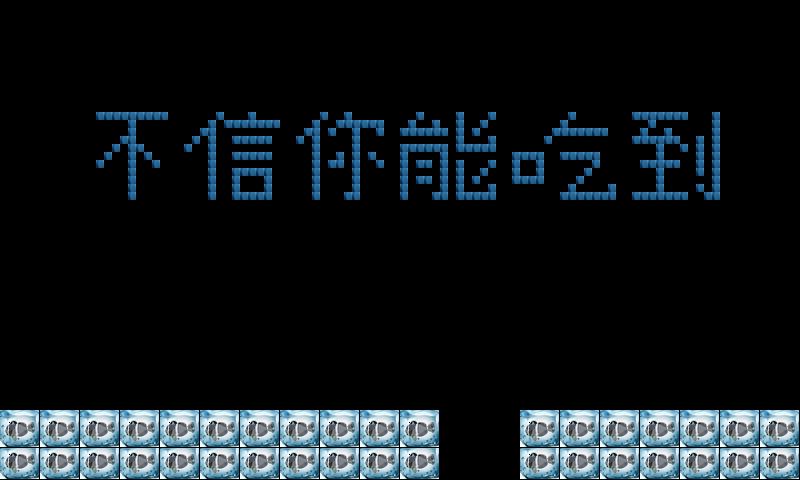

Rendered tile map (Tiled .tmx) drawn with the repository's tilesets; below, a short description and the map source with its tile grids summarised:
An orthogonal 100x60 tile map with 8x8 px tiles, 1 tile layer (a).

<map version="1.0" orientation="orthogonal" width="100" height="60" tilewidth="8" tileheight="8">
 <tileset firstgid="1" name="xuedi_tukuai" tilewidth="8" tileheight="8">
  <image source="xuedi_tukuai.png" width="367" height="289" />
 </tileset>
 <layer name="a" width="100" height="60">
  <data>[6000 cells, 1080 non-empty, 27 distinct tile ids]</data>
 </layer>
</map>
